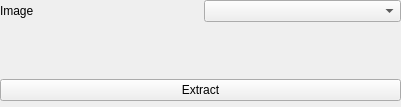
<?xml version="1.0" encoding="UTF-8"?>
<ui version="4.0">
 <class>SkinExtractView</class>
 <widget class="QWidget" name="SkinExtractView">
  <property name="geometry">
   <rect>
    <x>0</x>
    <y>0</y>
    <width>401</width>
    <height>107</height>
   </rect>
  </property>
  <property name="windowTitle">
   <string>Form</string>
  </property>
  <widget class="QWidget" name="verticalLayoutWidget">
   <property name="geometry">
    <rect>
     <x>0</x>
     <y>0</y>
     <width>401</width>
     <height>101</height>
    </rect>
   </property>
   <layout class="QVBoxLayout" name="verticalLayout">
    <item>
     <layout class="QHBoxLayout" name="horizontalLayout">
      <item>
       <widget class="QLabel" name="label">
        <property name="text">
         <string>Image</string>
        </property>
       </widget>
      </item>
      <item>
       <widget class="QmitkDataStorageComboBox" name="ImageSelector"/>
      </item>
     </layout>
    </item>
    <item>
     <widget class="ctkRangeWidget" name="ThresholdSlider" native="true"/>
    </item>
    <item>
     <widget class="QPushButton" name="ExtractBtn">
      <property name="text">
       <string>Extract</string>
      </property>
     </widget>
    </item>
   </layout>
  </widget>
 </widget>
 <customwidgets>
  <customwidget>
   <class>QmitkDataStorageComboBox</class>
   <extends>QComboBox</extends>
   <header>QmitkDataStorageComboBox.h</header>
  </customwidget>
  <customwidget>
   <class>ctkRangeWidget</class>
   <extends>QWidget</extends>
   <header location="global">ctkRangeWidget.h</header>
   <container>1</container>
  </customwidget>
 </customwidgets>
 <resources/>
 <connections/>
</ui>
